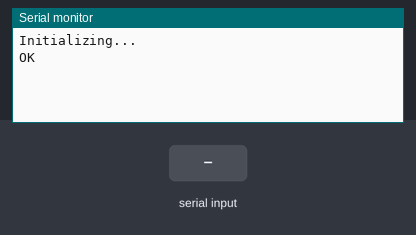
Bench run of a sketch on a simulated Arduino Uno, built with avr-gcc and run on an emulated ATmega328P. On the bench: the last lines printed to the serial monitor. Inputs (shaded band) come from the test bench. The modem accepts every AT command (registered, SIM ready, sends succeed) and sends nothing else.

Above: at 2.3 s.
2.4 s: "1" received over the second serial link
At 3.0 s:
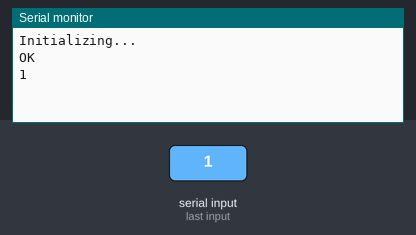
3.9 s: "0" received over the second serial link
At 5.4 s:
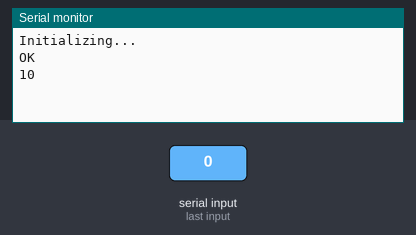

Measured:
- after the input at 2.4 s, the serial monitor: prints a new line at once (image 1)
- after the input at 3.9 s, the serial monitor: prints a new line at once (image 2)

The sketch:

esp32_gsm.ino
```cpp
#include <SoftwareSerial.h>

// Create software serial object to communicate with SIM800L
SoftwareSerial mySerial(0, 4); // SIM800L RX & TX is connected to Arduino #2 & #3

void setup()
{
    // Begin serial communication with Arduino and Arduino IDE (Serial Monitor)
    Serial.begin(9600);

    // Begin serial communication with Arduino and SIM800L
    mySerial.begin(9600);

    Serial.println("Initializing...");
    delay(1000);

    mySerial.println("AT"); // Once the handshake test is successful, it will back to OK
    updateSerial();
}

void loop()
{
    updateSerial();
}

void updateSerial()
{
    delay(100);
    while (Serial.available())
    {
        mySerial.write(Serial.read()); // Forward what Serial received to Software Serial Port
    }
    while (mySerial.available())
    {
        Serial.write(mySerial.read()); // Forward what Software Serial received to Serial Port
    }
}
```
